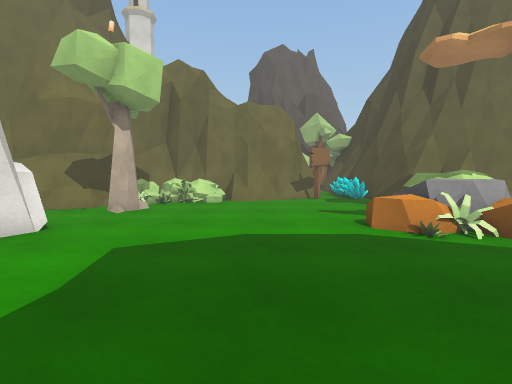
[1] (above)

16 first-person views from a walk through a scene from a Unity 3-D project. The camera is 1.2 m above the floor, tilts 4° down and sees 85° across. The floor is counted in squares, 1 m on a side. Each view is taken from the middle of a square. On the plan, view 1 faces up. The plan holds only what a view shows up to about 13 squares ahead; the rest is blank. The place goes on beyond the plan. The player is left out. Some animated figures are not drawn.

[2]
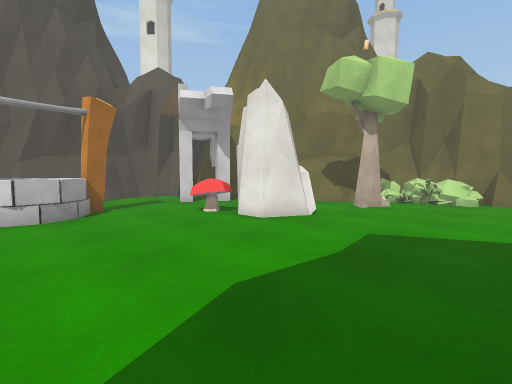

[3]
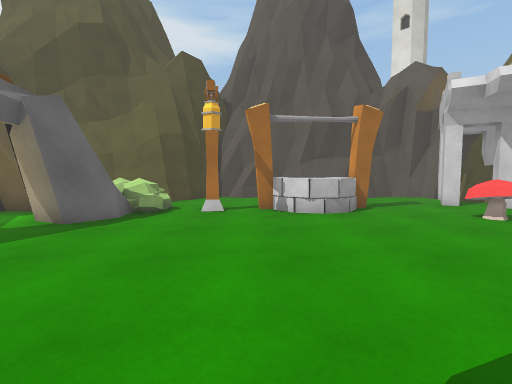

[4]
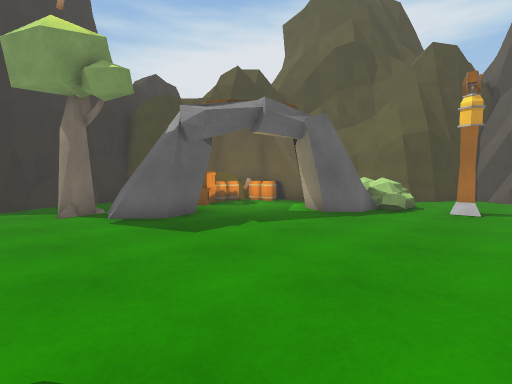

[5]
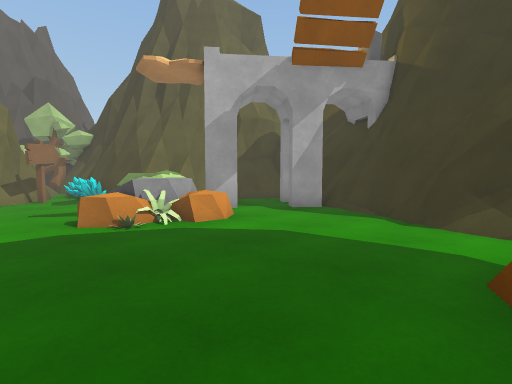

[6]
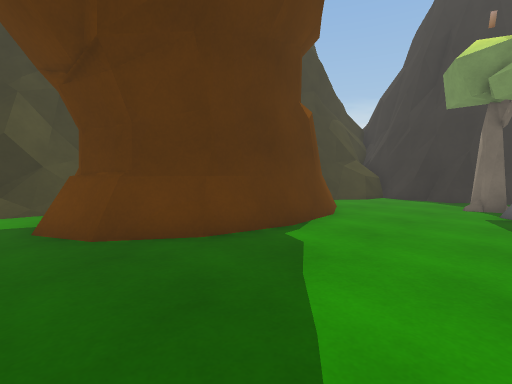

[7]
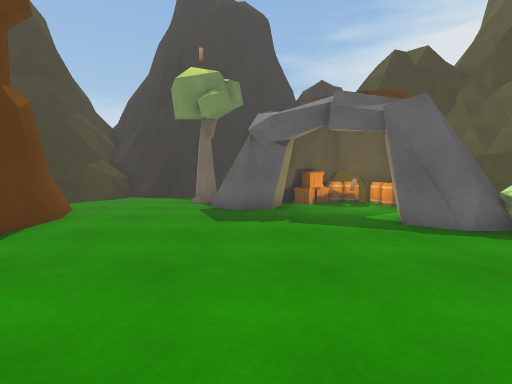

[8]
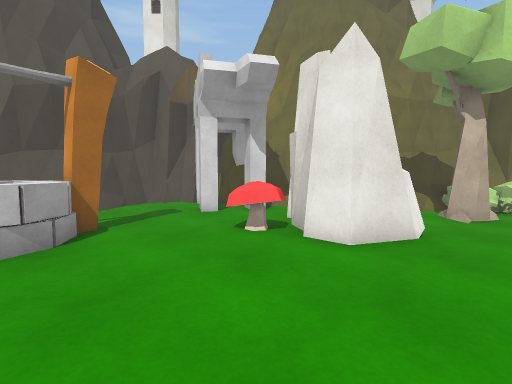

[9]
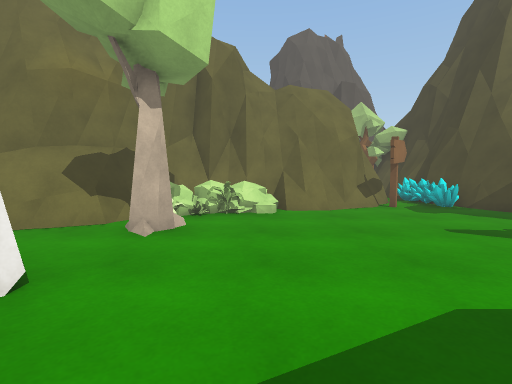

[10]
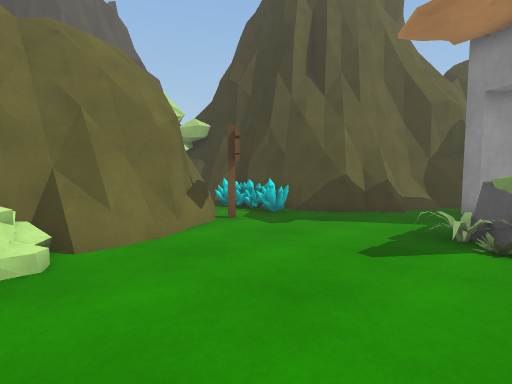

[11]
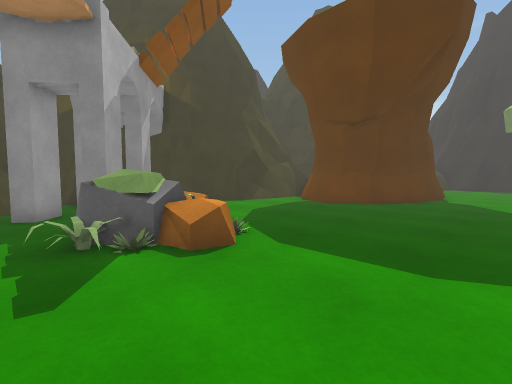

[12]
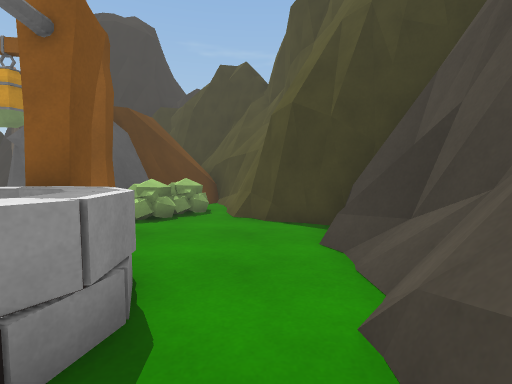

[13]
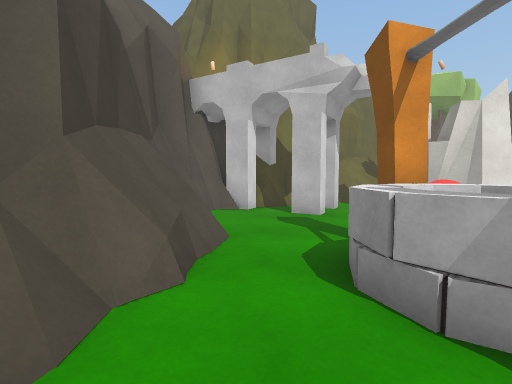

[14]
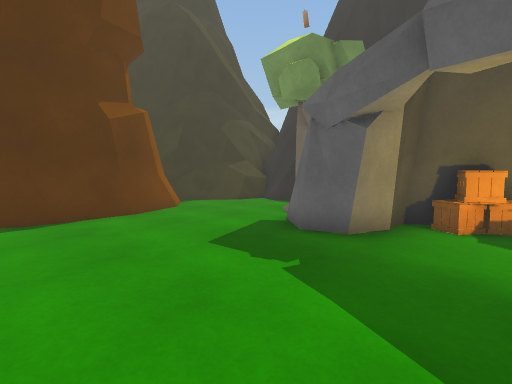

[15]
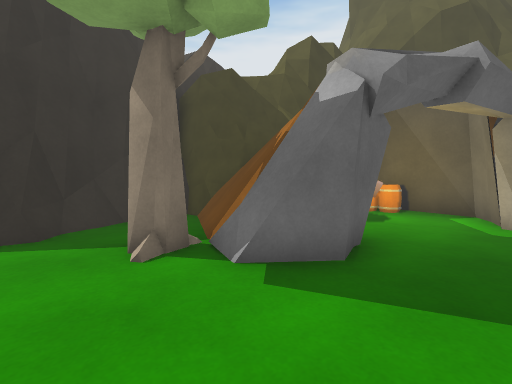

[16]
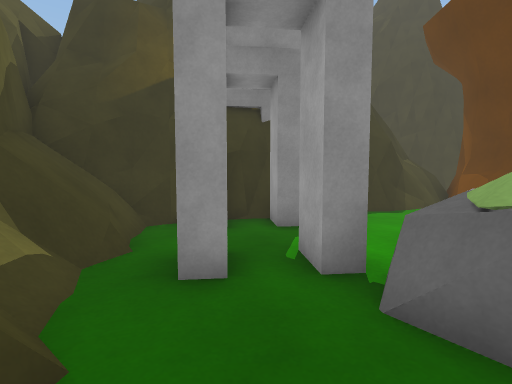

### Floor plan
Key: @ floor where view 1 was taken; # wall or solid block; . floor; / step, stairs or slope; = window, fence, low wall or low ledge; ^ raised ledge; S sign; C crystal; B bush; P plant; T tree; R rock; M mushroom; E streetlight; A barrel; F crate; O other object.
Columns run from 14 left of view 1 to 12 right of it. Each row starts with its distance up from view 1.
 15                  #C##
 14           ########CC#
 13         #####=###SCC#
 12        ###BB /==S.C.##
 11        ##BOPB.......#####
 10      ##^=............=#=##
  9    ####^=TT............=^^#
  8    #^/.............R..#.=^#
  7   ###/.R.........PPRR##..=#
  6 #####.RRRR.......PPPR#..###
  5 #..##..MRR.........RR..###
  4 #.......R...............#
  3 #=......................#
  2 #^.....................##
  1 #=..^^................=#
  0 #=.^^ ^.......@......./#
 -1 ##..^^............=#=.##
 -2 #=..##...........#######
 -3 #....E...........#  #
 -4 #....E..........##
 -5 ###..O..........##
 -6  ###OBB#........##
 -7   #= ###........##
 -8   ##=###.........#
 -9   #####...###....###
-10    ###A#F ###......=#
-11      #AAA###=T....=##
-12      #######.T....##
-13          ##=...===##
-14           #====####
-15           ######

Positions as (right, up) in squares from view 1, and headings:
1: (0, 0), facing up
2: (0, -1), facing up-left
3: (0, -2), facing left
4: (1, -2), facing down-left
5: (1, -1), facing up-right
6: (-2, 0), facing down-right
7: (-3, 0), facing down
8: (-3, 0), facing up-left
9: (-2, 3), facing up
10: (-2, 7), facing up-right
11: (-1, 9), facing down-right
12: (-12, 2), facing down
13: (-12, -3), facing up
14: (-6, -4), facing down-right
15: (1, -7), facing down-left
16: (5, 10), facing down-right
